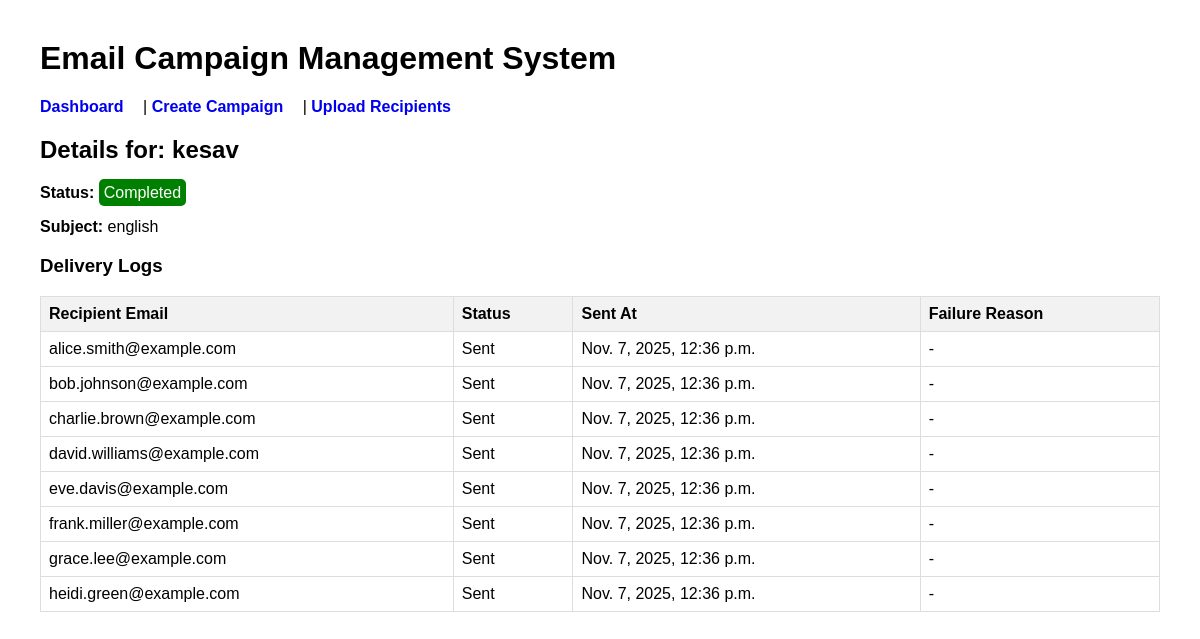
The page /campaign/2/ on the database its author committed.
### campaigns/models.py (models this page shows, shortened)
class Campaign(models.Model):
    class CampaignStatus(models.TextChoices):
        DRAFT = 'DRAFT', 'Draft'
        SCHEDULED = 'SCHEDULED', 'Scheduled'
        IN_PROGRESS = 'IN_PROGRESS', 'In Progress'
        COMPLETED = 'COMPLETED', 'Completed'
        FAILED = 'FAILED', 'Failed'
    name = models.CharField(max_length=255)
    subject = models.CharField(max_length=255)
    content = models.TextField() # Can be plain text or HTML
    scheduled_time = models.DateTimeField()
    status = models.CharField(
        max_length=20,
        choices=CampaignStatus.choices,
        default=CampaignStatus.DRAFT
    )
    created_at = models.DateTimeField(auto_now_add=True)
    updated_at = models.DateTimeField(auto_now=True)

class DeliveryLog(models.Model):
    class DeliveryStatus(models.TextChoices):
        PENDING = 'PENDING', 'Pending'
        SENT = 'SENT', 'Sent'
        FAILED = 'FAILED', 'Failed'
    campaign = models.ForeignKey(Campaign, related_name='logs', on_delete=models.CASCADE)
    recipient = models.ForeignKey(Recipient, on_delete=models.CASCADE)
    status = models.CharField(
        max_length=20,
        choices=DeliveryStatus.choices,
        default=DeliveryStatus.PENDING
    )
    sent_at = models.DateTimeField(null=True, blank=True)
    failure_reason = models.TextField(blank=True, null=True)
    class Meta:
        unique_together = ('campaign', 'recipient') # One log per recipient per campaign

class Recipient(models.Model):
    class SubscriptionStatus(models.TextChoices):
        SUBSCRIBED = 'SUBSCRIBED', 'Subscribed'
        UNSUBSCRIBED = 'UNSUBSCRIBED', 'Unsubscribed'
    name = models.CharField(max_length=255)
    email = models.EmailField(unique=True)
    status = models.CharField(
        max_length=20,
        choices=SubscriptionStatus.choices,
        default=SubscriptionStatus.SUBSCRIBED
    )
    created_at = models.DateTimeField(auto_now_add=True)

### campaigns/views.py (the view)
# urls.py: path('campaign/<int:pk>/', views.campaign_detail, name='campaign_detail'),
def campaign_detail(request, pk):
    campaign = get_object_or_404(Campaign, pk=pk)
    logs = campaign.logs.all().order_by('recipient__email')
    return render(request, 'campaigns/campaign_detail.html', {'campaign': campaign, 'logs': logs})

### campaigns/templates/campaigns/campaign_detail.html
{% extends 'campaigns/base.html' %}
{% block content %}
    <h2>Details for: {{ campaign.name }}</h2>
    <p><strong>Status:</strong> <span class="status status-{{ campaign.status }}">{{ campaign.get_status_display }}</span></p>
    <p><strong>Subject:</strong> {{ campaign.subject }}</p>
    <h3>Delivery Logs</h3>
    <table>
        <thead>
            <tr>
                <th>Recipient Email</th>
                <th>Status</th>
                <th>Sent At</th>
                <th>Failure Reason</th>
            </tr>
        </thead>
        <tbody>
            {% for log in logs %}
            <tr>
                <td>{{ log.recipient.email }}</td>
                <td>{{ log.get_status_display }}</td>
                <td>{{ log.sent_at|default:"N/A" }}</td>
                <td>{{ log.failure_reason|default:"-" }}</td>
            </tr>
            {% endfor %}
        </tbody>
    </table>
{% endblock %}

### campaigns/templates/campaigns/base.html (shortened to what this page needs)
<!DOCTYPE html>
<html lang="en">
<head>
</head>
<body>
    <h1>Email Campaign Management System</h1>
    <nav>
        <a href="{% url 'campaign_dashboard' %}">Dashboard</a> |
        <a href="{% url 'campaign_create' %}">Create Campaign</a> |
        <a href="{% url 'recipient_upload' %}">Upload Recipients</a>
    </nav>
    {% block content %}{% endblock %}
</body>
</html>

### campaigns/templates/campaigns/base.html (style rules this page uses)
body { font-family: Arial, sans-serif; margin: 40px; }
nav { margin-bottom: 20px; }
nav a { margin-right: 15px; text-decoration: none; font-weight: bold; }
table { width: 100%; border-collapse: collapse; }
th, td { border: 1px solid #ddd; padding: 8px; text-align: left; }
th { background-color: #f2f2f2; }
.status { padding: 5px; border-radius: 5px; color: white; }
.status-COMPLETED { background-color: green; }

### rows shown on the page
Campaign: name "kesav", status "Completed", subject "english"
DeliveryLog: recipient.email "alice.smith@example.com", status "Sent", sent_at "Nov. 7, 2025, 12:36 p.m.", failure_reason "-"
DeliveryLog: recipient.email "bob.johnson@example.com", status "Sent", sent_at "Nov. 7, 2025, 12:36 p.m.", failure_reason "-"
DeliveryLog: recipient.email "charlie.brown@example.com", status "Sent", sent_at "Nov. 7, 2025, 12:36 p.m.", failure_reason "-"
DeliveryLog: recipient.email "david.williams@example.com", status "Sent", sent_at "Nov. 7, 2025, 12:36 p.m.", failure_reason "-"
DeliveryLog: recipient.email "eve.davis@example.com", status "Sent", sent_at "Nov. 7, 2025, 12:36 p.m.", failure_reason "-"
DeliveryLog: recipient.email "frank.miller@example.com", status "Sent", sent_at "Nov. 7, 2025, 12:36 p.m.", failure_reason "-"
DeliveryLog: recipient.email "grace.lee@example.com", status "Sent", sent_at "Nov. 7, 2025, 12:36 p.m.", failure_reason "-"
DeliveryLog: recipient.email "heidi.green@example.com", status "Sent", sent_at "Nov. 7, 2025, 12:36 p.m.", failure_reason "-"
